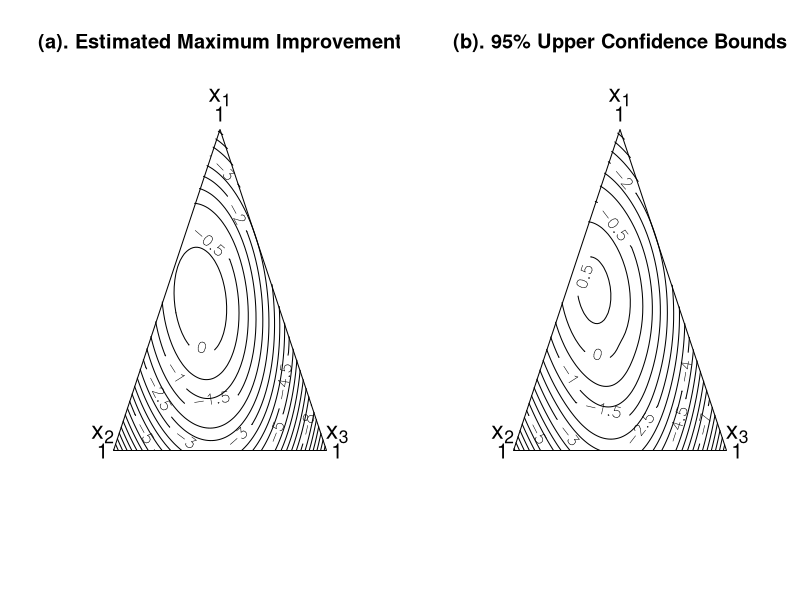
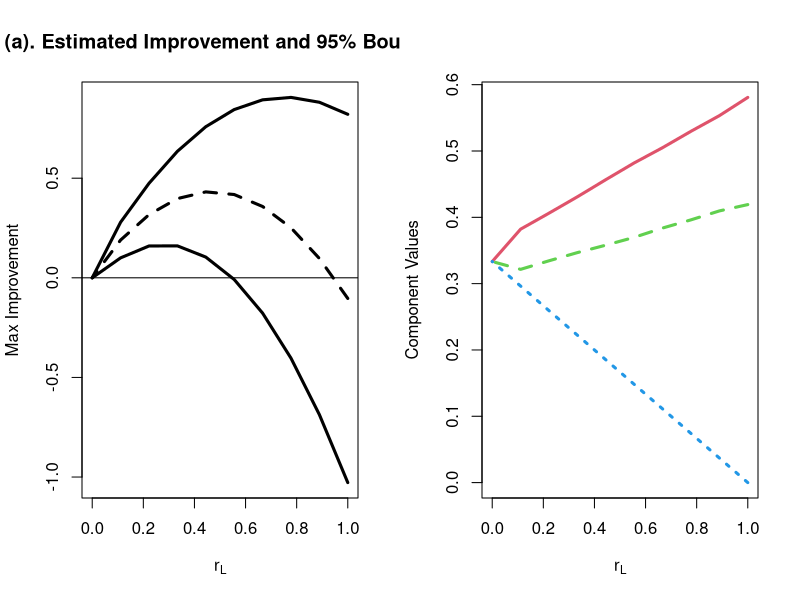

R code for these plots, in order: (Note: this script raises an error after producing the figures.)
###########################################################################################################
## Function to generate all possible points inside the simplex region (will be called inside the main algo)
ridge.mix<-function(k=3,l=10){
  
  theta<-seq(0,0.5,length=l)
  
  #browser()
  x<-expand.grid(rep(list(theta),(k-2)))
  x<-cbind((1-(apply(x,1,sum))),x)
  x.mid<-x
  for(ii in 2:(k-1)){
    x.mat<-x
    x.mat[,1]<-x[,ii]
    x.mat[,ii]<-x[,1]
    x.mid<-rbind(x.mid,x.mat)
  }
  
  x.mid<-unique(x.mid)
  
  x.mid<-cbind(matrix(0,nrow(x.mid),1),x.mid)
  
  #browser()
  
  x.final<-x.mid
  
  for(ii in 2:(k)){
    x.mat1<-x.mid
    x.mat1[,1]<-x.mid[,ii]
    x.mat1[,ii]<-x.mid[,1]
    x.final<-rbind(x.final,x.mat1)
  }
  
  #browser()	
  return(unique(x.final))
  
}


mix.plot<-function(x,y,critical1,l=100){
  
  
  ###############################################
  #This function creates a ridge path for mixture designs assuming that the 
  #components are not restricted
  #x and y are the components and response respectively
  #l is the number of angles to use
  #f is the number of triangles to create
  #4/2011 RP: Courtesy of Dr. Robert Parody
  ###############################################
  
  k<-ncol(x)
  ref<-rep(1/k,3)
  N<-nrow(x)
  
  
  
  
  for(j in 1:k){
    for(m in 1:k){
      if(m>j){
        ll<-x[,j]*x[,m]
        x<-cbind(x,ll)
        
      }
    }
  }
  x<-as.matrix(x)
  xtx<-t(x)%*%x
  xtx.inv<-solve(t(x)%*%x)
  xty<-t(x)%*%y
  betahat<-xtx.inv%*%xty
  p<-length(betahat)
  H<-x%*%xtx.inv%*%t(x)
  I<-diag(1,N,N)
  SSE<-as.numeric(t(y)%*%(I-H)%*%y)
  dfe<-N-p
  MSE<-as.numeric(SSE/dfe)
  varbeta<-MSE*xtx.inv
  
  
  ref.mat<-t(as.matrix(ref))
  for(j in 1:k){
    for(m in 1:k){
      if(m>j){
        ll<-ref.mat[,j]*ref.mat[,m]
        ref.mat<-cbind(ref.mat,ll)
        
      }
    }
  }
  
  ref.mat<-cbind(ref.mat)
  #browser()
  
  yhat.ref<-(ref.mat)%*%betahat	
  
  
  
  
  
  trimage <- function(f){
    
    #x = y = seq(1,0,length=l) 
    x1 = seq(max(x[,1]),min(x[,1]),length=l)
    y = seq(max(x[,2]),min(x[,2]),length=l)
    t1 = length(x1) 
    im = aux = numeric(0) 
    for( i in seq( 1, t1, by = 2 ) ){
      
      
      idx = seq( i*t1, t1**2, by = t1 ) - (i-1)
      im = c(im, aux, idx, aux )
      aux = c(aux, NA)
    }
    
    z = outer(X=x1, Y=y, FUN=f) 
    return( matrix(z[im],nr=t1) ) 
  }
  
  
  
  
  f = function(x1,x2){
    
    
    x3<-1-x1-x2
    
    diff.x1<-x1-ref.mat[1]
    diff.x2<-x2-ref.mat[2]
    diff.x3<-x3-ref.mat[3]
    diff.x1x2<-x1*x2-ref.mat[4]
    diff.x1x3<-x1*x3-ref.mat[5]
    diff.x2x3<-x2*x3-ref.mat[6]
    
    x.mat<-cbind(diff.x1,diff.x2,diff.x3,diff.x1x2,diff.x1x3,diff.x2x3)
    #browser()
    yhat<-x.mat%*%betahat     
    #var.delta<-diag(diff.mat%*%varbeta%*%t(diff.mat))
    #out.mat<-cbind(delta,var.delta)
    
    return( yhat ) 
  }
  
  f1 = function(x1,x2){
    
    
    x3<-1-x1-x2
    diff.x1<-x1-ref.mat[1]
    diff.x2<-x2-ref.mat[2]
    diff.x3<-x3-ref.mat[3]
    diff.x1x2<-x1*x2-ref.mat[4]
    diff.x1x3<-x1*x3-ref.mat[5]
    diff.x2x3<-x2*x3-ref.mat[6]
    
    x.mat<-cbind(diff.x1,diff.x2,diff.x3,diff.x1x2,diff.x1x3,diff.x2x3)
    
    
    var.x<-diag(x.mat%*%varbeta%*%t(x.mat))
    
    
    return( var.x ) 
  }
  
  
  f2 = function(x1,x2){
    
    
    x3<-1-x1-x2
    diff.x1<-x1-ref.mat[1]
    diff.x2<-x2-ref.mat[2]
    diff.x3<-x3-ref.mat[3]
    diff.x1x2<-x1*x2-ref.mat[4]
    diff.x1x3<-x1*x3-ref.mat[5]
    diff.x2x3<-x2*x3-ref.mat[6]
    
    x.mat<-cbind(diff.x1,diff.x2,diff.x3,diff.x1x2,diff.x1x3,diff.x2x3)
    
    
    var.prof<-diag(x.mat%*%xtx.inv%*%t(x.mat))
    
    
    return( var.prof ) 
  }
  
  
  
  
  #browser()
  y.tri = trimage( f=f )
  var.yhat = trimage(f=f1)
  var.profile<-trimage(f=f2)
  critical<-critical1
  y.lower<-y.tri-sqrt(critical*var.yhat)
  y.upper<-y.tri+sqrt(critical*var.yhat)
  eps <- 0.05
  
  #browser()
  par(mfrow=c(1,2))
 
  plot(c(0-2*eps,1+2*eps), c(0-2*eps,1+2*eps), type="n", axes=F,xlab="", ylab="")
  polygon(c(0.5, 0, 1), c(1, 0, 0), density=0)
  text(c(0.5,0-eps,1+eps),c(1+2*eps,0.05,0.05),c(expression(x[1]),expression(x[2]),expression(x[3])),cex=1.5)
  text(c(0.5,0-eps,1+eps),c(1+eps,0,0),c(1,1,1),cex=1.25)
  contour(y.tri,nlevels=30,labcex=1,add=T)
  title("(a). Estimated Maximum Improvement")
  
  #browser()
  plot(c(0-2*eps,1+2*eps), c(0-2*eps,1+2*eps), type="n", axes=F,xlab="", ylab="")
  polygon(c(0.5, 0, 1), c(1, 0, 0), density=0)
  text(c(0.5,0-eps,1+eps),c(1+2*eps,0.05,0.05),c(expression(x[1]),expression(x[2]),expression(x[3])),cex=1.5)
  text(c(0.5,0-eps,1+eps),c(1+eps,0,0),c(1,1,1),cex=1.25)
  contour(y.upper,nlevels=30,labcex=1,add=T)
  title("(b). 95% Upper Confidence Bounds")
 
  
  
}

mix.dlcomp<-function(x,y,critical1,l=10,f=10){
  
  
  ###############################################
  #This function creates a ridge path for mixture designs assuming that the
  #components are not restricted
  #x and y are the components and response respectively
  #l is the number of angles to use
  #f is the number of triangles to create
  #4/2011 RP
  ##########################
  
  
  
  
  
  
  L.vec<-apply(x,2,min)
  c.vec<-apply(x,2,mean)
  N<-nrow(x)
  k<-ncol(x)          
  
  #pseudo.mat<-NULL
  #ref.mat<-NULL
  #for(i in 1:k){
  #            pseudo.x<-(x[,i]-L.vec[i])/(1-sum(L.vec))
  #            pseudo.ref<-(ref[i]-L.vec[i])/(1-sum(L.vec))
  #            pseudo.mat<-cbind(pseudo.mat,pseudo.x)
  #            ref.mat<-cbind(ref.mat,pseudo.ref)
  #}
  
  
  
  
  #browser()        
  
  ref.mat<-t(as.matrix(c.vec))
  for(j in 1:k){
    for(m in 1:k){
      if(m>j){
        ll<-ref.mat[,j]*ref.mat[,m]
        ref.mat<-cbind(ref.mat,ll)
        
      }
    }
  }
  
  #ref.mat<-cbind(ref.mat,ref.mat[,1]*ref.mat[,2]*ref.mat[,3])
  
  #browser()
  
  
  #x<-pseudo.mat
  
  #browser()        
  
  
  for(j in 1:k){
    for(m in 1:k){
      if(m>j){
        ll<-x[,j]*x[,m]
        x<-cbind(x,ll)
        
      }
    }
  }
  
  
  #x<-cbind(x,x[,1]*x[,2]*x[,3])
  
  #browser()
  x<-as.matrix(x)
  xtx<-t(x)%*%x
  xtx.inv<-solve(t(x)%*%x)
  #browser()
  xty<-t(x)%*%y
  betahat<-xtx.inv%*%xty
  p<-length(betahat)
  H<-x%*%xtx.inv%*%t(x)
  I<-diag(1,N,N)
  SSE<-as.numeric(t(y)%*%(I-H)%*%y)
  dfe<-N-p
  MSE<-as.numeric(SSE/dfe)
  varbeta<-MSE*xtx.inv
  
  
  #browser()
  
  
  
  
  
  fit.ref<-ref.mat%*%betahat
  
  
  
  
  
  
  L.mat<-NULL
  
  
  L1<-matrix(0,k,1)
  x.tri<-ridge.mix(k=k,l=l)
  xmax.mat<-NULL
  deltamax.mat<-NULL    
  ymax.mat<-NULL
  for(i in 1:k){
    
    
    L2<-as.matrix(seq(L.vec[i],c.vec[i],length=f))
    L.mat<-cbind(L.mat,L2)
    #browser()        
  }
  out.mat<-NULL
  for(ii in 1:f){
    x.mat<-NULL
    for(i in 1:k){
      
      x.int<-x.tri[,i]*(1-sum(L.mat[ii,]))+L.mat[ii,i]
      x.mat<-cbind(x.mat,x.int)                         
      
      
      #browser()
    }
    
    x.mat<-unique(x.mat)                 
    
    for(j in 1:k){
      for(m in 1:k){
        if(m>j){
          ll<-x.mat[,j]*x.mat[,m]
          x.mat<-cbind(x.mat,ll)
          
        }
      }
    }
    
    
    #x.mat<-cbind(x.mat,x.mat[,1]*x.mat[,2]*x.mat[,3])
    
    #browser()
    
    yhat<-(as.matrix(x.mat)%*%betahat)
    #browser()
    fit.mat<-matrix(fit.ref,nrow(yhat),1)
    deltahat<-yhat-fit.mat
    
    delta.max<-max(deltahat)
    y.max<-max(yhat)
    y.min<-min(yhat)
    select.est<-deltahat==max(deltahat)
    x.max<-x.mat[select.est,(1:k)]
    #browser()
    #}
    
    
    #browser()
    #colnames(x.max)<-paste("x",as.character(1:k),sep="")   
    
    out.mat<-rbind(out.mat,cbind(sum(L.mat[ii,]),y.max,x.max))
    
    deltamax.mat<-rbind(deltamax.mat,cbind(sum(L.mat[ii,]),delta.max))
    ymax.mat<-rbind(ymax.mat,cbind(sum(L.mat[ii,]),y.max))
    xmax.mat<-rbind(xmax.mat,x.max)                      
    
    
    
  }
  
  max.coded<-NULL
  for(j in 1:k){
    coded.q<-(xmax.mat[,j]-L.vec[j])/(1-sum(L.vec))
    max.coded<-cbind(max.coded,coded.q)
  }
  
  #browser()
  
  for(j in 1:k){
    for(m in 1:k){
      if(m>j){
        ll<-xmax.mat[,j]*xmax.mat[,m]
        xmax.mat<-cbind(xmax.mat,ll)
        
      }
    }
  }
  
  #xmax.mat<-cbind(xmax.mat,xmax.mat[,1]*xmax.mat[,2]*xmax.mat[,3])
  
  diff.mat<-NULL
  
  #browser()
  for(i in 1:p){
    
    test<-matrix(ref.mat[,i],nrow(xmax.mat),1)
    diff.x<-xmax.mat[,i]-test
    diff.mat<-cbind(diff.mat,diff.x)
  }
  xmax.mat<-as.matrix(xmax.mat)
  
  
  
  
  
  
  browser()        
  
  var.diff<-diff.mat%*%varbeta%*%t(diff.mat)
  var.y<-xmax.mat%*%varbeta%*%t(xmax.mat)
  #delta.lower<-deltamax.mat[,2]-sqrt(p*qf(0.95,df1=p,df2=dfe)*as.matrix(diag(var.diff)))
  #delta.upper<-deltamax.mat[,2]+sqrt(p*qf(0.95,df1=p,df2=dfe)*as.matrix(diag(var.diff)))
  critical<-critical1
  y.lower<-ymax.mat[,2]-critical*sqrt(as.matrix(diag(var.y)))
  y.upper<-ymax.mat[,2]+critical*sqrt(as.matrix(diag(var.y)))
  
  delta.lower<-deltamax.mat[,2]-critical*sqrt(as.matrix(diag(var.diff)))
  delta.upper<-deltamax.mat[,2]+critical*sqrt(as.matrix(diag(var.diff)))
  
  #max.y.lower<-max(y.lower)
  #max.delta.lower<-max(delta.lower)
  min.y.upper<-min(y.upper)
  min.delta.upper<-min(delta.upper)
  #browser()
  
  #colnames(deltamax.mat)<-c('L','Max Delta')
  #colnames(xmax.mat)<-paste("x",as.character(1:k),sep="")
  par(mfrow=c(1,2))
  
  matplot(1-deltamax.mat[,1],cbind(delta.lower,deltamax.mat[,2],delta.upper),type='l',xlab=expression(r[L]),ylab='Max Improvement',lwd=3,lty=c(1,2,1),col=1)
  abline(h=0)
  title('(a). Estimated Improvement and 95% Bounds')
  #browser()
  
  matplot(1-deltamax.mat[,1],xmax.mat[,1:k],xlab=expression(r[L]),ylab='Component Values',type='l',lwd=3,lty=c(1:k),col=c(2,3,4,5))
  leg<-c(expression(x[1]),expression(x[2]),expression(x[3]),expression(x[4]))
  legend(locator(1),leg,lty=c(1:k),lwd=3,col=c(2,3,4,5),xjust=.5,yjust=.5,cex=0.75)
  title('(b). Component Values Vs. Range')
  
  select.max<-deltamax.mat[,2]==max(deltamax.mat[,2])
  max.L<-out.mat[select.est,1]
  max.resp<-ymax.mat[select.est,2]
  max.x<-out.mat[select.est,]
  max.vec<-out.mat[select.est,]
  
  #browser() 
  
  return(list(max.L=max.L,max.resp=max.resp,max.x=max.x,max.vec=max.vec,min.y.upper=min.y.upper,min.delta.upper=min.delta.upper, y.min=y.min,yhat=yhat))
}


getwd()
setwd("/Volumes/Tj-files/Mixtures Thesis")
crit<-3.244005
artif<-read.csv("ArtificialSweetner.csv", header=T)
artif<-artif[-c(16:19),]
#matrix(c(rep(c(1,0,0),2),rep(c(1/2,1/2,0),3),rep(c(0,1,0),2),rep(c(0,1/2,1/2),3),rep(c(0,0,1),2),rep(c(1/2,0,1/2),3)), nrow=15,ncol=3,byrow=T)

# Visualization of Confidence bounds as contour plots superimposed over a simplex lattice
mix.plot(artif[,1:3],artif[,4],crit)


# Visualization of Estimated Improvement bounds
mix.dlcomp(artif[,1:3],artif[,4],critical1=crit,l=100,f=10)

# To obtain the confidence bounds of estimated improvement, run the following commands after reaching the browser()

########################################################################################################################
var.diff<-diff.mat%*%varbeta%*%t(diff.mat)
var.y<-xmax.mat%*%varbeta%*%t(xmax.mat)
#delta.lower<-deltamax.mat[,2]-sqrt(p*qf(0.95,df1=p,df2=dfe)*as.matrix(diag(var.diff)))
#delta.upper<-deltamax.mat[,2]+sqrt(p*qf(0.95,df1=p,df2=dfe)*as.matrix(diag(var.diff)))
critical<-critical1
y.lower<-ymax.mat[,2]-critical*sqrt(as.matrix(diag(var.y)))
y.upper<-ymax.mat[,2]+critical*sqrt(as.matrix(diag(var.y)))

delta.lower<-deltamax.mat[,2]-critical*sqrt(as.matrix(diag(var.diff)))
delta.upper<-deltamax.mat[,2]+critical*sqrt(as.matrix(diag(var.diff)))

#max.y.lower<-max(y.lower)
#max.delta.lower<-max(delta.lower)
min.y.upper<-min(y.upper)
min.delta.upper<-min(delta.upper)
#browser()

#colnames(deltamax.mat)<-c('L','Max Delta')
#colnames(xmax.mat)<-paste("x",as.character(1:k),sep="")
par(mfrow=c(1,2))

matplot(1-deltamax.mat[,1],cbind(delta.lower,deltamax.mat[,2],delta.upper),type='l',xlab=expression(r[L]),ylab='Max Improvement',lwd=3,lty=c(1,2,1),col=1)
abline(h=0)
title('(a). Estimated Improvement and 95% Bounds')
#browser()

matplot(1-deltamax.mat[,1],xmax.mat[,1:k],xlab=expression(r[L]),ylab='Component Values',type='l',lwd=3,lty=c(1:k),col=c(2,3,4,5))
leg<-c(expression(x[1]),expression(x[2]),expression(x[3]),expression(x[4]))
legend(locator(1),leg,lty=c(1:k),lwd=3,col=c(2,3,4,5),xjust=.5,yjust=.5,cex=0.75)
title('(b). Component Values Vs. Range')

select.max<-deltamax.mat[,2]==max(deltamax.mat[,2])
max.L<-out.mat[select.est,1]
max.resp<-ymax.mat[select.est,2]
max.x<-out.mat[select.est,]
max.vec<-out.mat[select.est,]
##################################################################################################################

#INSECT MSE ESTIMATION
View(insect)
attach(insect)
b1<-y[1]
b2<-y[2]
b3<-y[3]
b4<-y[4]
b34<-4*y[5]-2*(b3+b4)
b24<-4*y[6]-2*(b2+b4)
b23<-4*y[7]-2*(b2+b3)
b14<-4*y[8]-2*(b1+b4)
b13<-4*y[9]-2*(b1+b3)
b12<-4*y[10]-2*(b1+b2)

b<-c(b1,b2,b3,b4,b12,b13,b14,b23,b24,b34)

full.mat<-function(x){              
  x.binary<-NULL
  for(i in 1:ncol(x)){
    for(j in 1:ncol(x)){
      if(i<j){
        x.binary<-cbind(x.binary,x[,i]*x[,j])
      }
    }
  }
  X<-cbind(x,x.binary)
  return(X)
}

hat.y11<-x11%*%t(t(b))
hat.y12<-x12%*%t(t(b))
hat.y13<-x13%*%t(t(b))
hat.y14<-x14%*%t(t(b))
hat.y15<-x15%*%t(t(b))

hat.y<-c(hat.y11,hat.y12,hat.y13,hat.y14,hat.y15)
y<-c(45,6.2,5.8,23.2,2.6)

sse<-NULL
for(i in 1:length(y)){
  sse<-sum(sse,(as.vector(y[i])-as.vector(hat.y[i]))^2)
}
mse<-sse/4




getwd()
setwd("/Users/apple/desktop")
crit<-3.244005
artif<-read.csv("ArtificialSweetner.csv", header=T)
artif<-artif[-c(16:19),]

par(mfrow=c(1,1))
mix.plot(artif[,1:3],artif[,4],crit)

crit<-4.454334

mix.plot(artif[,1:3],artif[,4],crit)

#Fruit example
crit<-3.309117
fruit<-read.csv("fruit.csv", header=T)

mix.dlcomp(fruit[,1:4],fruit[,5],critical1=crit,l=100,f=10)

plot.new()
polygon(c(0.5, 0, 1), c(1, 0, 0), density=0)



